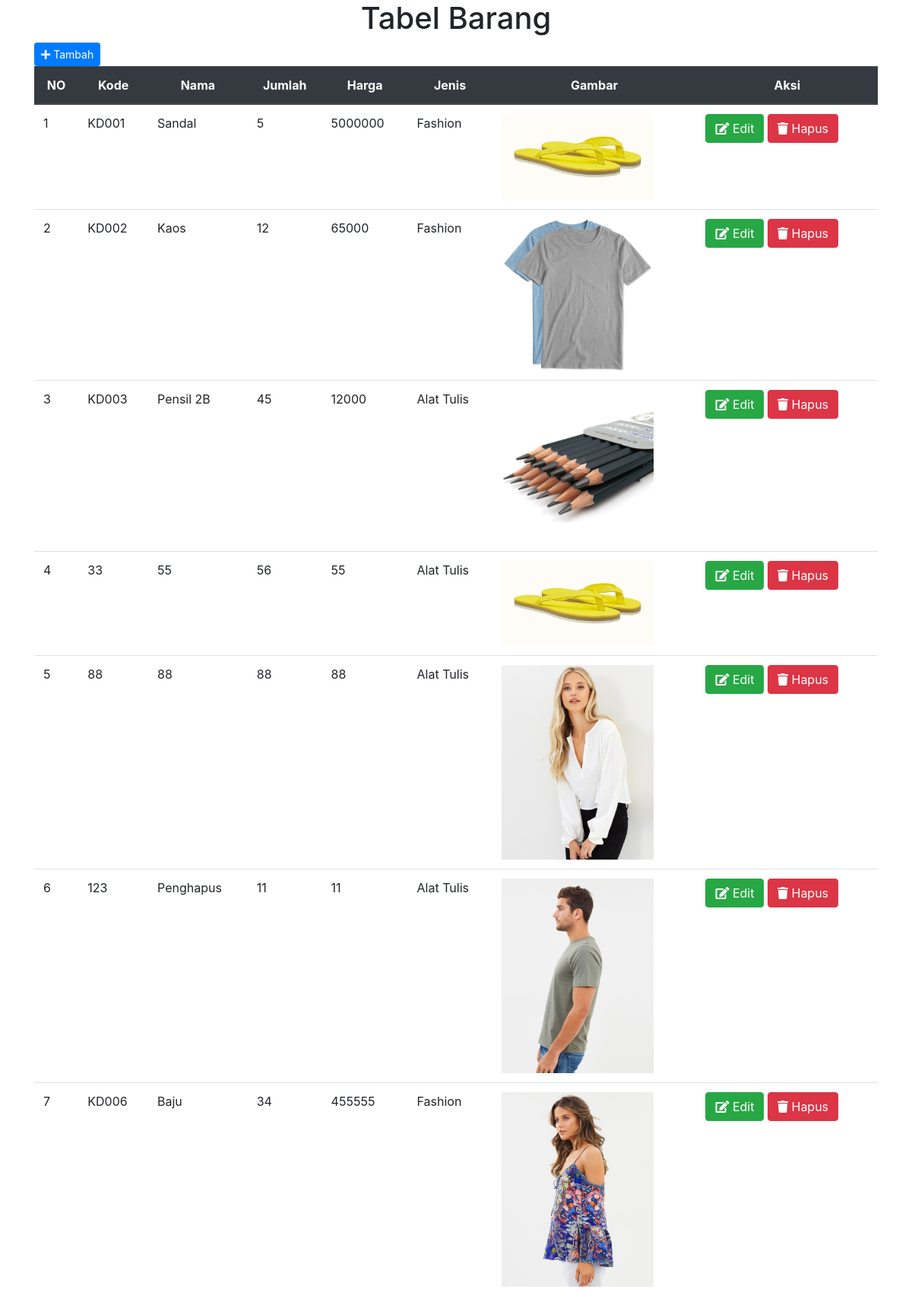
Page /coba8_b.php on the committed database.
### tables this page shows
CREATE TABLE `tblbarang` (
  `kodebrg` varchar(5) NOT NULL,
  `namabrg` varchar(25) NOT NULL,
  `jumlah` tinyint(4) NOT NULL,
  `harga` int(11) NOT NULL,
  `jenis` varchar(25) NOT NULL,
  `gambar` varchar(25) NOT NULL
);

### coba8_b.php (the view, shortened to what this page needs)
<!doctype html>
<html lang="en">
  <head>
    <link rel="stylesheet" href="https://stackpath.bootstrapcdn.com/bootstrap/4.3.1/css/bootstrap.min.css">
    <link rel="stylesheet" href="https://use.fontawesome.com/releases/v5.7.2/css/all.css">
  </head>
  <?php
    include('koneksi.php');
    $sql="select * from tblbarang";
    $hasil=mysqli_query($con,$sql);
?>
  <body>
  <div class="container">
  <h1 align="center">Tabel Barang</h1>
<button type="button" class="btn btn-sm btn-primary" data-toggle="modal" data-target="#nambah">
<i class="fa fa-plus"></i> Tambah</button>
    <table align="center" class="table">
    <thead class="thead-dark">
        <tr align="center">
            <th>NO</th>
            <th>Kode</th>
            <th>Nama</th>
            <th>Jumlah</th>
            <th>Harga</th>
            <th>Jenis</th>
            <th>Gambar</th>
            <th>Aksi</th>
        </tr>
    </thead>
<?php
    $no=1;
    while ($data=mysqli_fetch_array($hasil))
    {
?>
        <tr>
            <td><?php echo $no;?></td>
            <td><?php echo $data['kodebrg'];?></td>
            <td><?php echo $data['namabrg'];?></td>
            <td><?php echo $data['jumlah'];?></td>
            <td><?php echo $data['harga'];?></td>
            <td><?php echo $data['jenis'];?></td>
            <td><img src="<?php echo $data['gambar'];?>" alt="" width="200"></td>
            <td>
            <button class="btn btn-xs btn-success" data-toggle="modal" data-target="#ngedit<?php echo $data['kodebrg']; ?>"><i class="fa fa-edit"></i>    Edit</button>
            <button class="btn btn-xs btn-danger" data-toggle="modal" data-target="#ngapus<?php echo $data['kodebrg']; ?>"> <i class="fa fa-trash"></i>  Hapus</button></td>
        </tr>
<?php
        $no++;
    }
?>
    </table>
    </div>

### rows in the picture
tblbarang: kodebrg "KD001", namabrg "Sandal", jumlah "5", harga "5000000", jenis "Fashion", gambar (picture)
tblbarang: kodebrg "KD002", namabrg "Kaos", jumlah "12", harga "65000", jenis "Fashion", gambar (picture)
tblbarang: kodebrg "KD003", namabrg "Pensil 2B", jumlah "45", harga "12000", jenis "Alat Tulis", gambar (picture)
tblbarang: kodebrg "33", namabrg "55", jumlah "56", harga "55", jenis "Alat Tulis", gambar (picture)
tblbarang: kodebrg "88", namabrg "88", jumlah "88", harga "88", jenis "Alat Tulis", gambar (picture)
tblbarang: kodebrg "123", namabrg "Penghapus", jumlah "11", harga "11", jenis "Alat Tulis", gambar (picture)
tblbarang: kodebrg "KD006", namabrg "Baju", jumlah "34", harga "455555", jenis "Fashion", gambar (picture)
